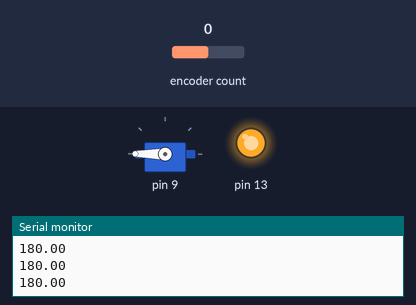
Simulated run of this sketch. Board: Arduino Uno, built with avr-gcc and run on an emulated ATmega328P. Shown: servo, output pins drawn as LEDs (lit = HIGH), the last lines printed to the serial monitor. Inputs (shaded band) come from the test bench; at power-on: encoder count 0.

Above: at 4.2 s.
4.3 s: encoder count set to 4
At 5.5 s:
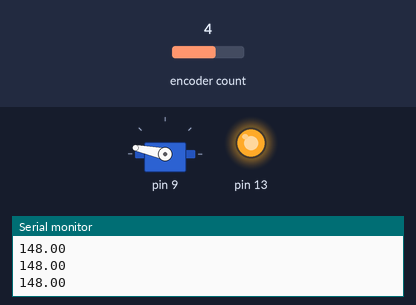
5.8 s: encoder count set to 8
At 7.1 s:
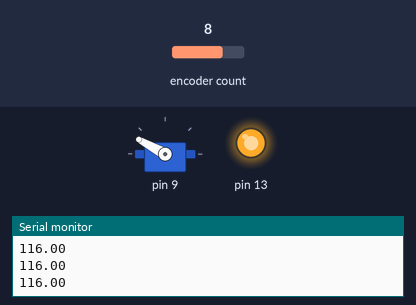
7.4 s: encoder count set to 12
At 8.6 s:
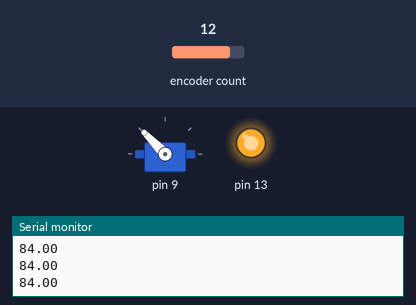
8.9 s: encoder count set to 16
At 9.8 s:
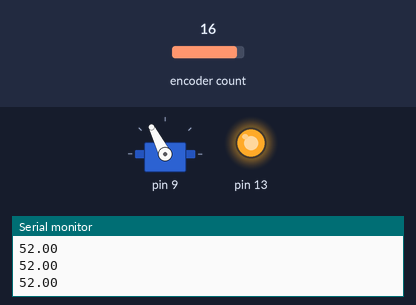
Timing chart, 0 to 11.4 s (numbered marks = the images above; inputs shaded):
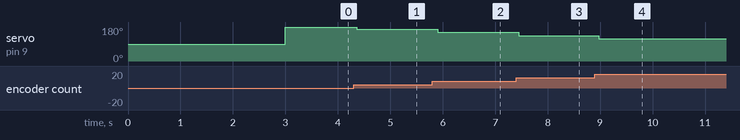

The sketch:

Rubiks.ino
```cpp
#include <Encoder.h>
#include <Servo.h>
#include <PID_v1.h>

class Motor {
private:
  Servo servo;

public:
  void begin(int pin) {
    servo.attach(pin);
  }

  void set(int s) {
    int calculatedSpeed = map(s, -100, 100, 37, 143);
    servo.write(calculatedSpeed);
  }
};

double setpoint, input, output;

// TUNE HERE
double kP = 2.0,
       kI = 0.0,
       kD = 0.0;


Motor motorLeft;
Encoder myEnc(2, 3);
PID pid(&input, &output, &setpoint, kP, kI, kD, DIRECT);

void setup() {
  pinMode(13, OUTPUT);
  Serial.begin(9600);
  motorLeft.begin(9);

  setpoint = 90.0;
  pid.SetMode(AUTOMATIC);

  digitalWrite(13, LOW);
  delay(3000);
  digitalWrite(13, HIGH);
}

void loop() {
//  static long oldPosition  = 0;
//  long newPosition = myEnc.read();
//  if (newPosition != oldPosition) {
//    oldPosition = newPosition;
//    Serial.println(newPosition);
//  }

  input = myEnc.read();
  pid.Compute();
  Serial.println(output);
  motorLeft.set(output);
}
```

Measured:
- after the input at 4.3 s, servo on pin 9: 180° → 168° after 0.06 s
- after the input at 5.8 s, servo on pin 9: 168° → 151° after 0.10 s
- after the input at 7.4 s, servo on pin 9: 151° → 134° after 0.05 s
- after the input at 8.9 s, servo on pin 9: 134° → 117° after 0.08 s
